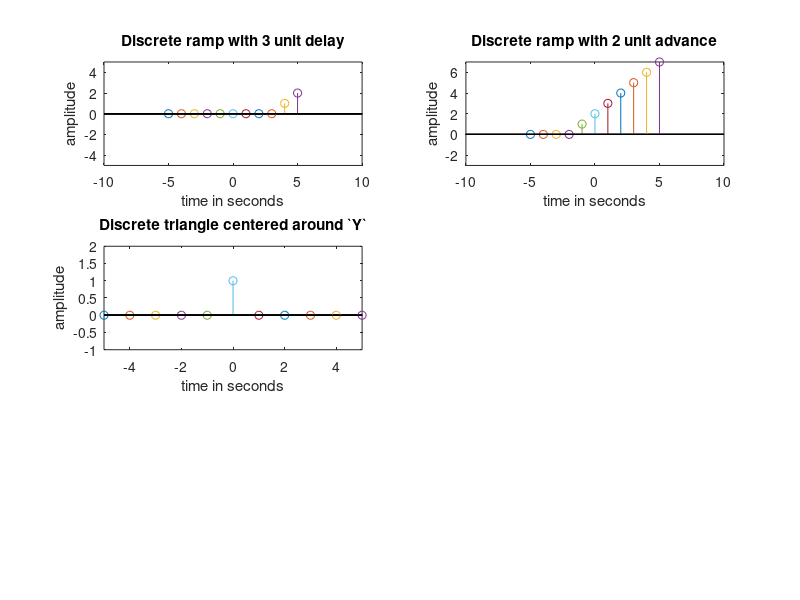

MATLAB code to generate this figure:
%discrete time ramp function delayed by 3 units
subplot(3,2,1)
for t = -5:5;
  if (t>3)
    y=t-3;
  else
    y = 0;
  end
  stem(t,y);
  hold on;
end
title('Discrete ramp with 3 unit delay');
xlabel('time in seconds');
ylabel('amplitude');
axis([-10 10 -5 5]);

%Discrete ramp advanced by 2 units
subplot(3,2,2)
for t = -5:5;
  if(t>-2)
    y = t+2;
  else
    y = 0;
  end
  stem(t,y);
  hold on;
end
title('Discrete ramp with 2 unit advance');
xlabel('time in seconds');
ylabel('amplitude');
axis([-10 10 -3 7]);

%Discrete time triangular width = 2 units symmetric about y, max amp = 1
subplot(3,2,3);
fw = 2;
w = fw/2;
h = 1;
s = h/w;
for t = -5:5;
  if(t >= -w && t<0)
    y = (t*s) + h;
  elseif(t<= w && t>=0)
    y = h - (t*s);
  else
    y = 0;
  end
  stem(t,y);
  hold on;
end
title('Discrete triangle centered around `Y`');
xlabel('time in seconds');
ylabel('amplitude');
axis([-5 5 -1 2]);